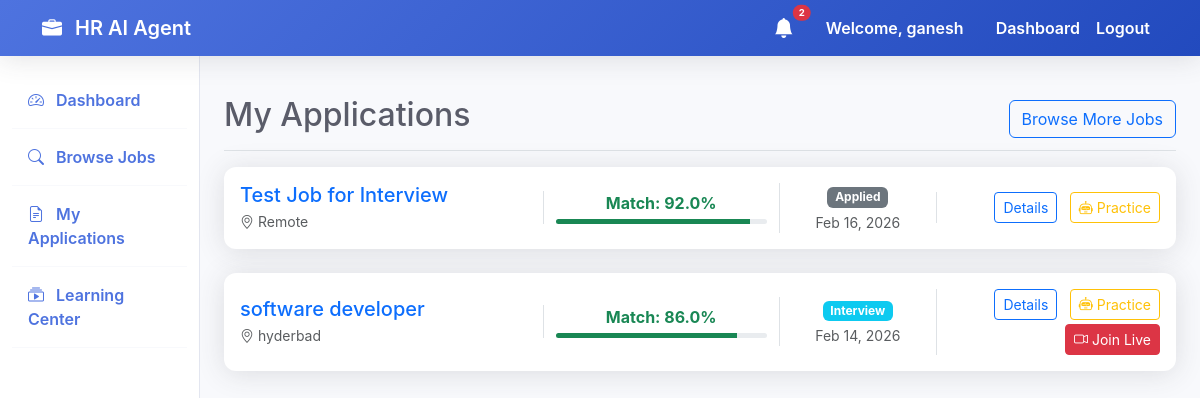
/jobs/applications/ (signed in), run on the app's committed database.
### accounts/models.py (models this page shows, shortened)
class User(AbstractUser):
    ROLE_CHOICES = (
        ('hr', 'HR (Recruiter)'),
        ('candidate', 'Candidate (Student/Job Seeker)'),
    )
    role = models.CharField(max_length=20, choices=ROLE_CHOICES, default='candidate')
    phone = models.CharField(max_length=15, blank=True, null=True)
    organization_name = models.CharField(max_length=255, blank=True, null=True, help_text="Required for HR role")
    profile_picture = models.ImageField(upload_to='profile_pics/', blank=True, null=True)

### jobs/models.py (models this page shows, shortened)
class Application(models.Model):
    STATUS_CHOICES = (
        ('applied', 'Applied'),
        ('shortlisted', 'Shortlisted'),
        ('rejected', 'Rejected'),
        ('interview', 'Interview'),
    )
    job = models.ForeignKey(Job, on_delete=models.CASCADE, related_name='applications')
    candidate = models.ForeignKey(settings.AUTH_USER_MODEL, on_delete=models.CASCADE, related_name='job_applications')
    resume = models.ForeignKey(Resume, on_delete=models.SET_NULL, null=True)
    match_score = models.FloatField(default=0.0)
    ai_feedback = models.TextField(blank=True, null=True)
    skills_matched = models.TextField(blank=True, null=True)
    missing_skills = models.TextField(blank=True, null=True)
    improvement_suggestions = models.TextField(blank=True, null=True)
    status = models.CharField(max_length=20, choices=STATUS_CHOICES, default='applied')
    applied_at = models.DateTimeField(auto_now_add=True)
    @property
    def upcoming_live_interview(self):
        return self.live_interviews.filter(status='scheduled').first()

class Job(models.Model):
    hr = models.ForeignKey(settings.AUTH_USER_MODEL, on_delete=models.CASCADE, related_name='posted_jobs')
    title = models.CharField(max_length=255)
    description = models.TextField()
    skills_required = models.TextField(help_text="Comma separated skills")
    experience_required = models.CharField(max_length=100)
    location = models.CharField(max_length=255)
    created_at = models.DateTimeField(auto_now_add=True)

### jobs/views.py (the view)
# urls.py: path('applications/', views.my_applications, name='my_applications'),
@login_required
def my_applications(request):
    apps = request.user.job_applications.all().order_by('-applied_at')
    return render(request, 'jobs/my_applications.html', {'applications': apps})

### interviews/context_processors.py (called while the page is built)
def unread_notifications(request):
    if request.user.is_authenticated:
        count = Notification.objects.filter(recipient=request.user, is_read=False).count()
        return {'unread_notifications_count': count}
    return {'unread_notifications_count': 0}

### templates/jobs/my_applications.html (shortened to what this page needs)
{% extends 'base.html' %}
{% block content %}
<div class="d-flex justify-content-between flex-wrap flex-md-nowrap align-items-center pt-3 pb-2 mb-3 border-bottom">
    <h1 class="h2">My Applications</h1>
    <a href="{% url 'job_list' %}" class="btn btn-outline-primary">Browse More Jobs</a>
</div>
<div class="row row-cols-1 g-4">
    {% for application in applications %}
    <div class="col">
        <div class="card p-3">
            <div class="row align-items-center">
                <div class="col-md-4">
                    <h5 class="mb-1 text-primary">{{ application.job.title }}</h5>
                    <p class="text-muted mb-0 small"><i class="bi bi-geo-alt me-1"></i>{{ application.job.location }}
                    </p>
                </div>
                <div class="col-md-3 text-center border-start">
                    <div
                        class="fw-bold {% if application.match_score >= 80 %}text-success{% elif application.match_score >= 50 %}text-warning{% else %}text-danger{% endif %}">
                        Match: {{ application.match_score|floatformat:1 }}%
                    </div>
                    <div class="progress mt-1" style="height: 5px;">
                        <div class="progress-bar {% if application.match_score >= 80 %}bg-success{% elif application.match_score >= 50 %}bg-warning{% else %}bg-danger{% endif %}"
                            role="progressbar" style="width: {{ application.match_score|floatformat:0 }}%;"></div>
                    </div>
                </div>
                <div class="col-md-2 text-center border-start">
                    <span
                        class="badge {% if application.status == 'shortlisted' %}bg-success{% elif application.status == 'rejected' %}bg-danger{% elif application.status == 'interview' %}bg-info{% else %}bg-secondary{% endif %}">
                        {{ application.get_status_display }}
                    </span>
                    <div class="small text-muted mt-1">{{ application.applied_at|date:"M d, Y" }}</div>
                </div>
                <div class="col-md-3 text-end border-start">
                    <a href="{% url 'application_detail' application.id %}"
                        class="btn btn-outline-primary btn-sm me-2">Details</a>
                    <a href="{% url 'mock_interview' application.id %}" class="btn btn-outline-warning btn-sm"
                        title="AI Mock Interview">
                        <i class="bi bi-robot"></i> Practice
                    </a>
                    {% if application.upcoming_live_interview %}
                    <a href="{% url 'live_interview_room' application.upcoming_live_interview.meeting_id %}"
                        class="btn btn-sm btn-danger blink-animation mt-1" target="_blank" title="Join Live Interview">
                        <i class="bi bi-camera-video"></i> Join Live
                    </a>
                    {% endif %}
                </div>
            </div>
        </div>
    </div>
    {% empty %}
    <div class="col-12 text-center py-5">
        <p class="lead">You haven't applied to any jobs yet.</p>
        <a href="{% url 'job_list' %}" class="btn btn-primary">Find Your First Job</a>
    </div>
    {% endfor %}
</div>
{% endblock %}

### templates/base.html (shortened to what this page needs)
<!DOCTYPE html>
<html lang="en">
<head>
    <link href="https://cdn.jsdelivr.net/npm/bootstrap@5.3.0/dist/css/bootstrap.min.css" rel="stylesheet">
    <link rel="stylesheet" href="https://cdn.jsdelivr.net/npm/bootstrap-icons@1.10.5/font/bootstrap-icons.css">
</head>
<body>
    <nav class="navbar navbar-expand-lg sticky-top">
        <div class="container">
            <a class="navbar-brand" href="{% url 'home' %}">
                <i class="bi bi-briefcase-fill me-2"></i> HR AI Agent
            </a>
            <div class="collapse navbar-collapse" id="navbarNav">
                <ul class="navbar-nav ms-auto">
                    {% if user.is_authenticated %}
                    <li class="nav-item me-3 d-flex align-items-center">
                        <a href="{% url 'dashboard' %}" class="nav-link position-relative py-0">
                            <i class="bi bi-bell-fill fs-5"></i>
                            {% if unread_notifications_count > 0 %}
                            <span
                                class="position-absolute top-0 start-100 translate-middle badge rounded-pill bg-danger"
                                style="font-size: 0.6rem;">
                                {{ unread_notifications_count }}
                            </span>
                            {% endif %}
                        </a>
                    </li>
                    <li class="nav-link text-white me-3">Welcome, {{ user.username }}</li>
                    <li class="nav-item">
                        <a class="nav-link" href="{% url 'dashboard' %}">Dashboard</a>
                    </li>
                    <li class="nav-item">
                        <form action="{% url 'logout' %}" method="post" class="d-inline">
                            <button type="submit" class="nav-link btn btn-link"
                                style="text-decoration: none;">Logout</button>
                        </form>
                    </li>
                    {% endif %}
                </ul>
            </div>
        </div>
    </nav>
    <div class="container-fluid">
        <div class="row">
            {% if user.is_authenticated %}
            <nav class="col-md-3 col-lg-2 d-md-block sidebar collapse">
                <div class="position-sticky pt-3">
                    <ul class="nav flex-column">
                        <li class="nav-item">
                            <a class="nav-link active" href="{% url 'dashboard' %}">
                                <i class="bi bi-speedometer2 me-2"></i> Dashboard
                            </a>
                        </li>
                        {% if user.role == 'hr' %}
                        <li class="nav-item">
                            <a class="nav-link" href="{% url 'post_job' %}">
                                <i class="bi bi-plus-circle me-2"></i> Post Job
                            </a>
                        </li>
                        <li class="nav-item">
                            <a class="nav-link" href="{% url 'hr_jobs' %}">
                                <i class="bi bi-list-task me-2"></i> My Jobs
                            </a>
                        </li>
                        {% else %}
                        <li class="nav-item">
                            <a class="nav-link" href="{% url 'job_list' %}">
                                <i class="bi bi-search me-2"></i> Browse Jobs
                            </a>
                        </li>
                        <li class="nav-item">
                            <a class="nav-link" href="{% url 'my_applications' %}">
                                <i class="bi bi-file-earmark-text me-2"></i> My Applications
                            </a>
                        </li>
                        <li class="nav-item">
                            <a class="nav-link" href="{% url 'course_list' %}">
                                <i class="bi bi-collection-play me-2"></i> Learning Center
                            </a>
                        </li>
                        {% endif %}
                    </ul>
                </div>
            </nav>
            <main class="col-md-9 ms-sm-auto col-lg-10 px-md-4 py-4">
                {% block content %}{% endblock %}
            </main>
            {% endif %}
        </div>
    </div>
</body>
</html>

### templates/base.html (style rules this page uses)
:root { --primary-color: #4e73df; --secondary-color: #858796; --success-color: #1cc88a; --info-color: #36b9cc; --warning-color: #f6c23e; --danger-color: #e74a3b; --dark-bg: #f8f9fc; }
body { font-family: 'Inter', -apple-system, BlinkMacSystemFont, "Segoe UI", Roboto, "Helvetica Neue", Arial, sans-serif; background-color: var(--dark-bg); color: #5a5c69; }
.navbar { background: linear-gradient(135deg, #4e73df 0%, #224abe 100%); box-shadow: 0 0.15rem 1.75rem 0 rgba(58, 59, 69, 0.15); }
.navbar-brand, .nav-link { color: white !important; font-weight: 600; }
.card { border: none; border-radius: 0.75rem; box-shadow: 0 0.15rem 1.75rem 0 rgba(58, 59, 69, 0.15); transition: transform 0.2s; }
.sidebar { min-height: 100vh; background: white; border-right: 1px solid #e3e6f0; }
.sidebar .nav-link { color: #4e73df !important; padding: 1rem; border-bottom: 1px solid #f8f9fc; }

### data on the page
User: username "ganesh"
Application: job "Test Job for Interview", job.location "Remote", match_score "92.0", status "Applied", applied_at "Feb 16, 2026"
Application: job "software developer", job.location "hyderbad", match_score "86.0", status "Interview", applied_at "Feb 14, 2026", shows "Join Live"

### other printed values
{{ unread_notifications_count }} "2"
